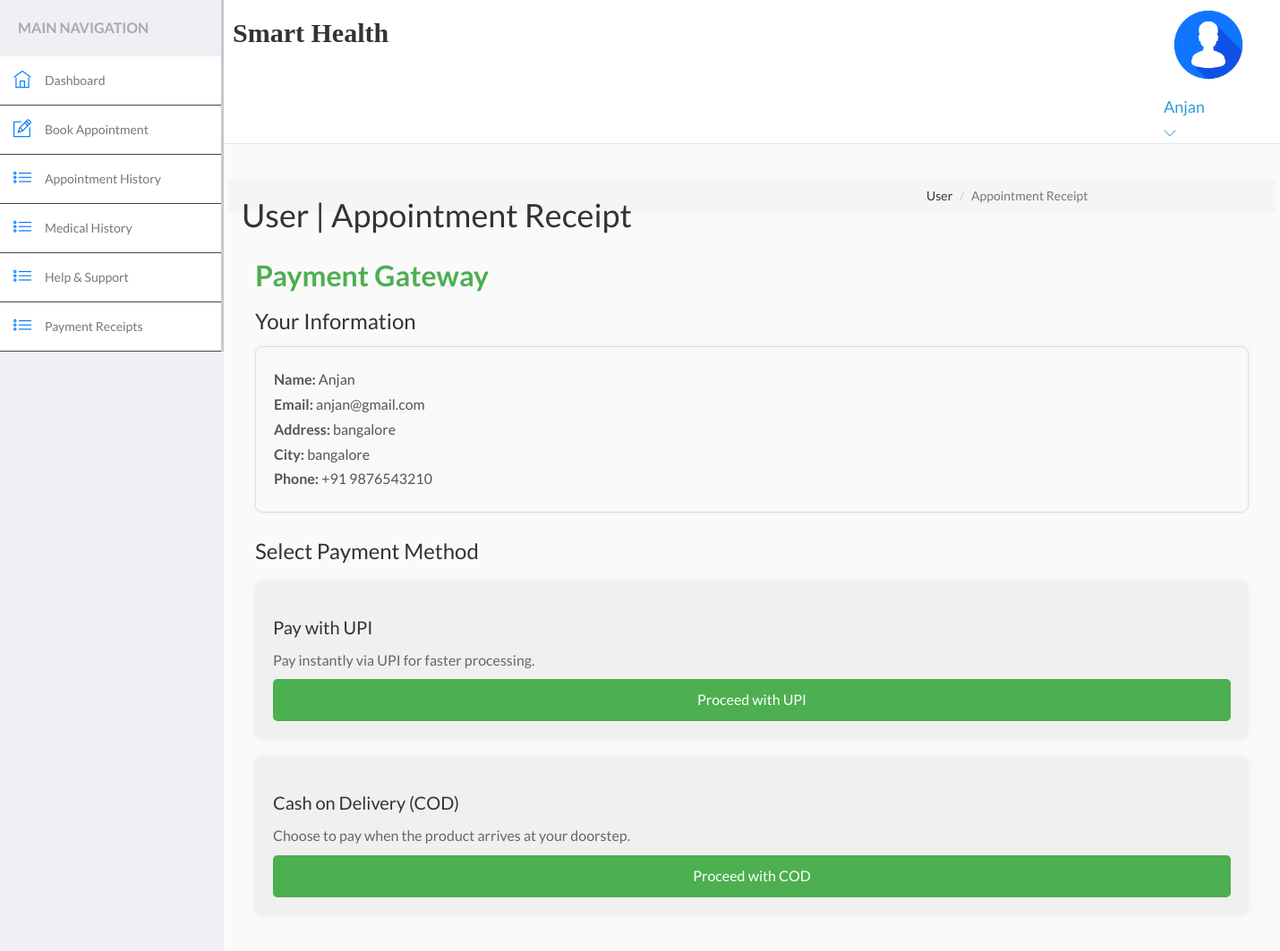
The app's page /hospital/hms/app.php (signed in) with its own data.
### tables this page shows
CREATE TABLE `users` (
  `id` int(11) NOT NULL,
  `fullName` varchar(255) DEFAULT NULL,
  `address` longtext DEFAULT NULL,
  `city` varchar(255) DEFAULT NULL,
  `gender` varchar(255) DEFAULT NULL,
  `email` varchar(255) DEFAULT NULL,
  `password` varchar(255) DEFAULT NULL,
  `regDate` timestamp NULL DEFAULT current_timestamp(),
  `updationDate` timestamp NULL DEFAULT NULL ON UPDATE current_timestamp()
);

### hospital/hms/app.php (the view, shortened to what this page needs)
<?php
include('include/config.php');
?>
<!DOCTYPE html>
<html lang="en" ng-app="calcApp">
<head>
    <link rel="stylesheet" href="vendor/bootstrap/css/bootstrap.min.css">
    <link rel="stylesheet" href="vendor/fontawesome/css/font-awesome.min.css">
    <link rel="stylesheet" href="vendor/themify-icons/themify-icons.min.css">
    <link href="vendor/animate.css/animate.min.css" rel="stylesheet" media="screen">
    <link href="vendor/perfect-scrollbar/perfect-scrollbar.min.css" rel="stylesheet" media="screen">
    <link href="vendor/switchery/switchery.min.css" rel="stylesheet" media="screen">
    <link href="vendor/bootstrap-touchspin/jquery.bootstrap-touchspin.min.css" rel="stylesheet" media="screen">
    <link href="vendor/select2/select2.min.css" rel="stylesheet" media="screen">
    <link href="vendor/bootstrap-datepicker/bootstrap-datepicker3.standalone.min.css" rel="stylesheet" media="screen">
    <link href="vendor/bootstrap-timepicker/bootstrap-timepicker.min.css" rel="stylesheet" media="screen">
    <link rel="stylesheet" href="assets/css/styles.css">
    <link rel="stylesheet" href="assets/css/plugins.css">
    <link rel="stylesheet" href="assets/css/themes/theme-1.css" id="skin_color" />
</head>
<body ng-controller="calcCntrl">
    <div id="app">
        <?php include('include/sidebar.php'); ?>
        <div class="app-content">
            <?php include('include/header.php'); ?>
            <div class="main-content">
                <div class="wrap-content container" id="container">
                    <main class="print-content">
                        <section id="page-title">
                            <div class="row">
                                <div class="col-sm-8">
                                    <h1 class="mainTitle">User | Appointment Receipt</h1>
                                </div>
                                <ol class="breadcrumb">
                                    <li><span>User </span></li>
                                    <li class="active"><span>Appointment Receipt</span></li>
                                </ol>
                            </div>
                        </section>
                        <div class="container-fluid container-fullw bg-white">
                            <div class="payment-gateway">
                                <header class="payment-header">
                                    <h1>Payment Gateway</h1>
                                </header>
                                <section class="payment-user-info">
                                    <h2>Your Information</h2>
                                    <div class="payment-info">
                                        <?php
                                        $id = $_SESSION['id'];
                                        $sql = "SELECT fullName, email, address, city FROM users WHERE id = $id";
                                        $res = mysqli_query($con, $sql);
                                        if ($res) {
                                            $data = mysqli_fetch_array($res);
                                            $name = $data['fullName'];
                                            $email = $data['email'];
                                            $address = $data['address'];
                                            $city = $data['city'];
                                            echo "<p><strong>Name:</strong> $name</p>";
                                            echo "<p><strong>Email:</strong> $email</p>";
                                            echo "<p><strong>Address:</strong> $address</p>";
                                            echo "<p><strong>City:</strong> $city</p>";
                                            echo "<p><strong>Phone:</strong> +91 9876543210</p>";
                                        }
                                        ?>
                                    </div>
                                </section>
                                <section class="payment-options">
                                    <h2>Select Payment Method</h2>
                                    <div class="payment-option">
                                        <div class="payment-upi">
                                            <h3>Pay with UPI</h3>
                                            <p>Pay instantly via UPI for faster processing.</p>
                                            <button class="payment-button"><a href="make-payment.php" style="color:white">Proceed with UPI</a></button>
                                        </div>
                                    </div>
                                    <div class="payment-option">
                                        <div class="payment-cod">
                                            <h3>Cash on Delivery (COD)</h3>
                                            <p>Choose to pay when the product arrives at your doorstep.</p>
                                            <button class="payment-button"><a href="payment-receipt.php" style="color:white">Proceed with COD</a></button>
                                        </div>
                                    </div>
                                </section>
                            </div>
                    </main>
                </div>
            </div>
        </div>
    </div>
</body>
</html>

### hospital/hms/include/header.php (shortened to what this page needs)
<header class="navbar navbar-default navbar-static-top">
	<div class="navbar-collapse collapse" style="padding-right:30px;">
		<div style="display:flex; justify-content:space-between;">
			<div class="left-section">
				<h2 style="padding-left:10px; font-weight:bold; font-family:serif;">Smart Health</h2>
			</div>
			<div class="dropdown current-user">
				<a href class="dropdown-toggle" data-toggle="dropdown">
					<img src="assets/images/logo.avif" height="100px">
					<span class="username">
						<?php
						$query = mysqli_query($con, "select fullName from users where id='" . $_SESSION['id'] . "'");
						while ($row = mysqli_fetch_array($query)) {
							$name = $row['fullName'];
						}
						echo "<h4>$name</h4>";
						?>
						<i class="ti-angle-down"></i>
					</span>
				</a>
			</div>
		</div>
	</div>
</header>

### hospital/hms/assets/css/styles.css (style rules this page uses)
body { font-family: "Lato", sans-serif; background-color: #f4f7f6; color: #333; }
.app-content { margin-left: 250px; }
.main-content { margin-top: 40px; }
a { text-decoration: none; color: #2a9fd6; }
.payment-header { margin-bottom: 20px; }
.payment-header h1 { font-size: 32px; color: #4caf50; font-weight: 600; }
.payment-user-info { margin-bottom: 30px; text-align: left; }
.payment-user-info h2 { font-size: 24px; color: #333; margin-bottom: 15px; }
.payment-info { background-color: #f9f9f9; padding: 20px; border-radius: 8px; border: 1px solid #ddd; box-shadow: 0 0 5px rgba(0, 0, 0, 0.05); }
.payment-info p { font-size: 16px; margin: 5px 0; color: #555; }
.payment-options { margin-bottom: 40px; }
.payment-options h2 { font-size: 24px; color: #333; margin-bottom: 20px; }
.payment-option { display: flex; justify-content: space-between; gap: 20px; margin-bottom: 20px; }
.payment-upi, .payment-cod { flex: 1; background-color: #f0f0f0; padding: 20px; border-radius: 8px; box-shadow: 0 0 10px rgba(0, 0, 0, 0.05); transition: transform 0.3s ease; }
.payment-option h3 { font-size: 20px; color: #333; margin-bottom: 15px; }
.payment-option p { font-size: 16px; color: #666; margin-bottom: 10px; }
.payment-button { background-color: #4caf50; color: white; padding: 12px 18px; border: none; border-radius: 5px; cursor: pointer; font-size: 16px; width: 100%; transition: background-color 0.3s ease; }

### hospital/hms/assets/css/themes/theme-1.css (style rules this page uses)
body { background: #FAFAFA; }
header .navbar-collapse { background: #ffffff !important; border-bottom-color: #c8c7cc !important; box-shadow: none !important; }

### records on screen
users: fullName "Anjan", email "anjan@gmail.com", address "bangalore", city "bangalore"
